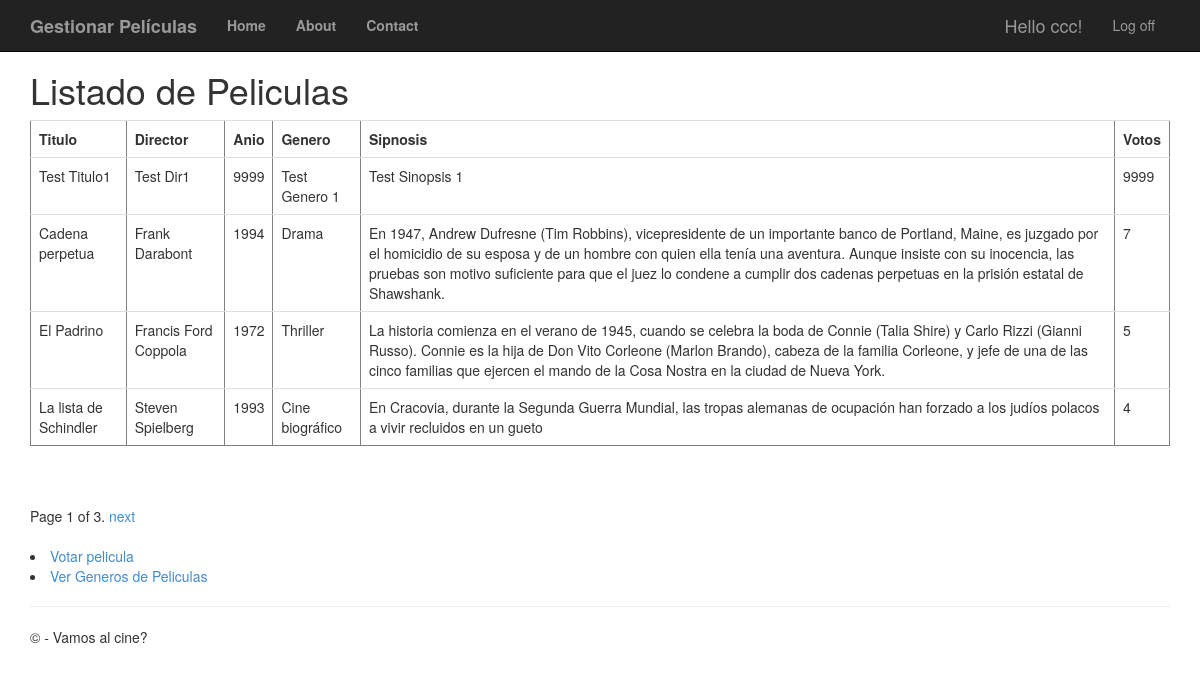
/peliculas/ (signed in), run on the app's committed database.
### app/models.py (models this page shows, shortened)
class Pelicula(models.Model):
	titulo = models.CharField(max_length=100)
	direccion = models.CharField(max_length=60)
	anio = models.IntegerField(validators=[MaxValueValidator(99999999999)])
	genero = models.CharField(max_length=60)
	sinopsis = models.CharField(max_length=700)
	votos = models.IntegerField(validators=[MaxValueValidator(99999999999)])

### app/views.py (the view)
# urls.py: path('peliculas/', views.peliculas, name='peliculas'),
def peliculas(request):
	if not request.user.is_authenticated:
		return HttpResponseRedirect('/login')
	else:
		film_lista = Pelicula.objects.all().order_by('-votos')
		paginator = Paginator(film_lista, 4) #Se indica que se mostraran 4 peliculas por pagina
		page = request.GET.get('page')
		try:
			pelis = paginator.page(page)
		except PageNotAnInteger:
			pelis = paginator.page(1)
		except EmptyPage:
			pelis = paginator.page(paginator.num_pages)
		return render(request, 'app/peliculas.html', {'pelis': pelis})

### app/templates/app/peliculas.html (shortened to what this page needs)
{% extends "app/layout.html"%}
{% block content %}
<h1>Listado de Peliculas</h1>
<table border='1' class="table">
	<tr><td><b>Titulo</b></td><td><b>Director</b></td><td><b>Anio</b></td><td><b>Genero</b></td><td><b>Sipnosis</b></td><td><b>Votos</b></td></tr>
	{% for filma in pelis %}
	<tr>
		<td>{{ filma.titulo }}</td>
		<td>{{ filma.direccion }}</td>
		<td>{{ filma.anio }}</td>
		<td>{{ filma.genero }}</td>
		<td>{{ filma.sinopsis }}</td>
		<td>{{ filma.votos }}</td>
	</tr>
	{% endfor %}
</table>
<br />
{% if pelis.has_other_pages %}
<div class="pagination">
	<span class="step-links">
		<span class="current">
			Page {{ pelis.number }} of {{ pelis.paginator.num_pages }}.
		</span>
		{% if pelis.has_next %}
		<a href="?page={{ pelis.next_page_number }}">next</a>
		{% endif %}
	</span>
</div>
<br />
{% endif %}
<li><a href="{% url 'voto' %}">Votar pelicula</a></li>
<li><a href="{% url 'generos' %}">Ver Generos de Peliculas</a></li>
{% endblock %}

### app/templates/app/loginpartial.html (shortened to what this page needs)
{% if user.is_authenticated %}
<form id="logoutForm" action="/logout/" method="post" class="navbar-right">
    <ul class="nav navbar-nav navbar-right">
        <li><span class="navbar-brand">Hello {{ user.username }}!</span></li>
        <li><a href="javascript:document.getElementById('logoutForm').submit()">Log off</a></li>
    </ul>
</form>
{% else %}
<ul class="nav navbar-nav navbar-right">
    <li><a href="{% url 'registro' %}">Registro</a></li>
    <li><a href="{% url 'login' %}">Login</a></li>
</ul>
{% endif %}

### app/static/app/content/site.css (style rules this page uses)
body { padding-top: 50px; padding-bottom: 20px; }

### data on the page
Pelicula: titulo "Test Titulo1", direccion "Test Dir1", anio "9999", genero "Test Genero 1", sinopsis "Test Sinopsis 1", votos "9999"
Pelicula: titulo "Cadena perpetua", direccion "Frank Darabont", anio "1994", genero "Drama", sinopsis "En 1947, Andrew Dufresne (Tim Robbins), vicepresidente de un importante banco de Portland, Maine, es juzgado por el homicidio de su esposa y de un hombre con quien ella tenía una aventura. Aunque insiste con su inocencia, las pruebas son motivo suficiente para que el juez lo condene a cumplir dos cadenas perpetuas en la prisión estatal de Shawshank.", votos "7"
Pelicula: titulo "El Padrino", direccion "Francis Ford Coppola", anio "1972", genero "Thriller", sinopsis "La historia comienza en el verano de 1945, cuando se celebra la boda de Connie (Talia Shire) y Carlo Rizzi (Gianni Russo). Connie es la hija de Don Vito Corleone (Marlon Brando), cabeza de la familia Corleone, y jefe de una de las cinco familias que ejercen el mando de la Cosa Nostra en la ciudad de Nueva York.", votos "5"
Pelicula: titulo "La lista de Schindler", direccion "Steven Spielberg", anio "1993", genero "Cine biográfico", sinopsis "En Cracovia, durante la Segunda Guerra Mundial, las tropas alemanas de ocupación han forzado a los judíos polacos a vivir recluidos en un gueto", votos "4"

### other printed values
{{ user.username }} "ccc"
{{ pelis.number }} "1"
{{ pelis.paginator.num_pages }} "3"
